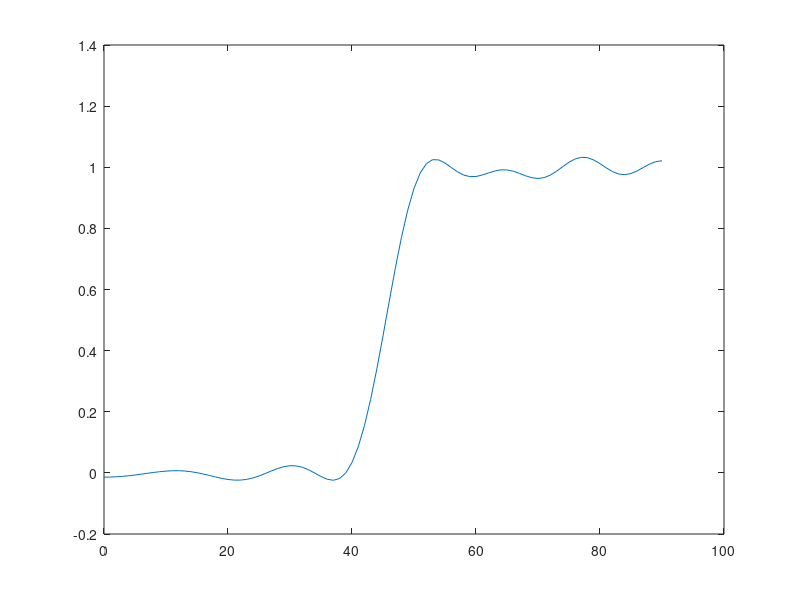

The MATLAB source for this figure:
function run1()
% script pour la question 1
% En gros ça fait les graphes :-)



theta = pi*(0:90)/180;
N = 40;
r = (1:N)/10;

d = zeros(N,91);

for i = 1:40
    for j = 1:91
        d(i,j) = 0.5*quad(@(phi)(cos(2*pi*r(i)*cos(theta(j))*cos(phi))),0,2*pi);
    end
end

X=load('results.txt');

D=d'*X;

% for i = 1:91   
%     D(i)=(d(:,i)'*X);
%     
% end
plot(0:90,D);
end








